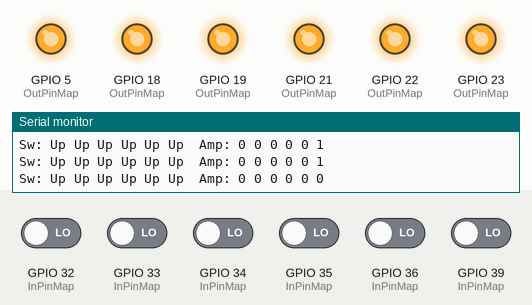
Recording of a sketch running on a simulated ESP32. Shown: output pins drawn as LEDs (lit = HIGH), the last lines printed to the serial monitor. Inputs (shaded band) come from the test bench; at power-on: GPIO 32 (InPinMap), GPIO 33 (InPinMap), GPIO 34 (InPinMap), GPIO 35 (InPinMap), GPIO 36 (InPinMap), GPIO 39 (InPinMap) LOW.

Above: at 8.8 s.
8.9 s: GPIO 32 (InPinMap) driven HIGH
At 9.5 s:
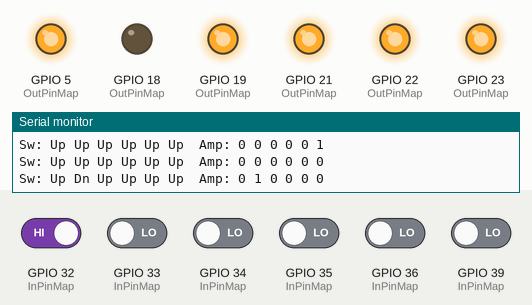
10.4 s: GPIO 33 (InPinMap) driven HIGH
At 10.7 s:
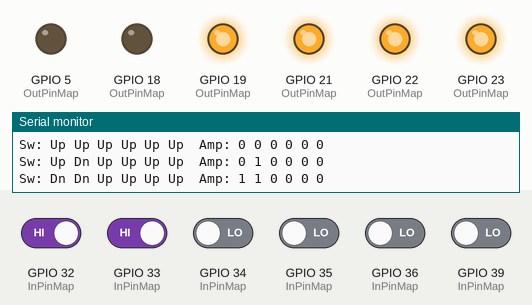
11.9 s: GPIO 34 (InPinMap) driven HIGH
At 13.0 s:
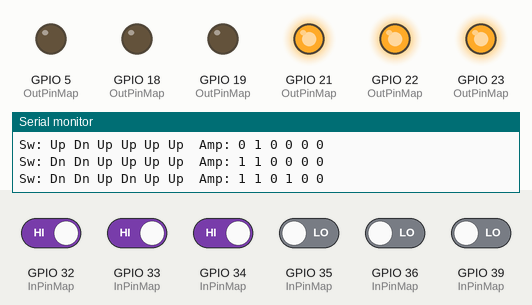
13.4 s: GPIO 35 (InPinMap) driven HIGH
At 14.1 s:
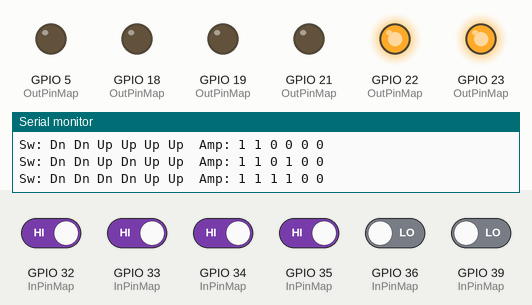
14.9 s: GPIO 36 (InPinMap) driven HIGH
At 15.3 s:
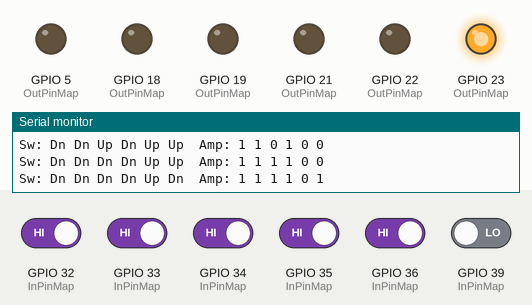
16.4 s: GPIO 39 (InPinMap) driven HIGH
At 17.6 s:
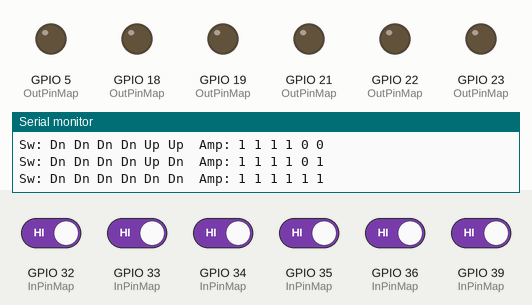
Timing chart, 0 to 18.9 s (numbered marks = the images above; inputs shaded):
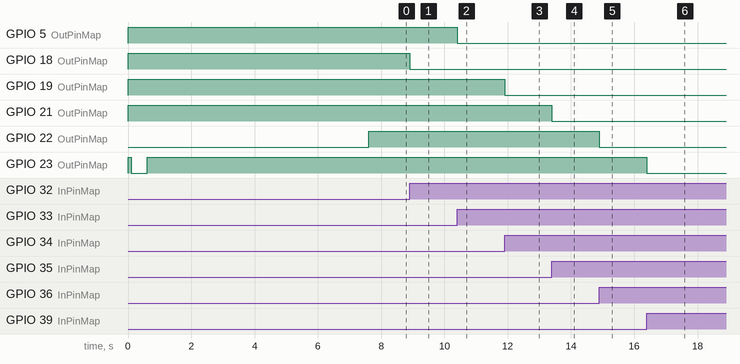

The sketch:

ESP32_Footswitches.ino
```cpp
// (licence header left out)
// Uses an ESP-32.
// Provides a 6-channel controller for my Roland Cube 40XL amp.
// This can replace three expensive BOSS FS-6 footswitches,
// which cost about $60-$70 each on Amazon, and need batteries.
// Because the ESP32 allows us to control the amp from software,
// it opens to possibilities for controllers via usb, wifi, or bluetooth
// e.g. keyboard input, automatic setup for each new song,
// gesture recognition to control the amp, or plain old footswitches!

#include "PedalSwitch.h"
#include "AmpControlLine.h"


#define numControls 6

String Names[numControls] = {"Lead", "Solo", "EFX", "Reverb", "LooperStart_alias_Delay", "LooperStop_alias_Tap"};
int OutPinMap[numControls] = { 5, 18, 21, 19, 23, 22 };
bool OutputsLatched[numControls] = { true, true, true, true, true, false };
bool InvertPolarity[numControls] = { false, false, false, false, false, true };
AmpControlLine outLines[numControls];

int InPinMap [numControls] = { 33, 32, 35, 34, 39, 36 };
PedalSwitch inLines[numControls];


void showStatus()
{ // For testing and debugging
  Serial.print("Sw: ");
  for (int i = 0; i < numControls; i++)
  {
    Serial.print(inLines[i].IsSwitchClosed ? "Dn " : "Up ");
  }
  Serial.print(" Amp: ");
  for (int i = 0; i < numControls; i++)
  {
    Serial.print(outLines[i].IsPulledDown ? "0 " : "1 ");
  }
  Serial.println();
}

void setup() {
  // put your setup code here, to run once:
  Serial.begin(115200);
  Serial.printf("\nPete's BossPedals101  V1.0 (%s %s)\n%s\n", __DATE__, __TIME__, __FILE__);
  for (int i = 0; i < numControls; i++)
  {
    inLines[i].Configure(InPinMap[i]);
    outLines[i].Configure(Names[i], OutPinMap[i], OutputsLatched[i], InvertPolarity[i]);
  }

  // Some special initialization for the Looper and Stop/Tap line to clear the looper memory:
  // Simulate holding down the switch for a few seconds.
  delay(100);
  // Record a short phrase
    outLines[4].SwitchGotClosed();  delay(500); outLines[4].SwitchGotClosed();
    delay(4000);
  showStatus();
  outLines[5].SwitchGotClosed();
  showStatus();
  delay(3000);
  outLines[5].SwitchGotOpened();

  showStatus();
}


void loop() {
  long timeNow = millis();
  bool gotBoardChange = false;
  for (int i = 0; i < numControls; i++) {
    int response = inLines[i].DidSwitchChange(timeNow);
    if (response != 0) {
      gotBoardChange = true;
      if (response == 1) {
        outLines[i].SwitchGotClosed();
      }
      else {
        outLines[i].SwitchGotOpened();
      }
    }
  }
  if (gotBoardChange) {
    showStatus();
  }
}
```

AmpControlLine.h
```cpp
#pragma once

// Pete Wentworth cspwcspw@gmail.com.  Sept 2019
// Released under Apache License 2.0

// Each object of this class represents a single control line (output)
// to my switchable functions on my Roland Cube 40XL amplifier.

// If your output stage has opto coupling, the signal is inverted, and
// the ESP32 logic is a bit different.  If you are directly connected
// then comment out this define.
#define OptoInverters

class AmpControlLine
{
  public:
    bool IsPulledDown;
    bool IsLatching;
    bool IsInverted;
    String Name;

  private:
    int pinToAmp;

    void pullLineDown()
    {
      // The amp puts a 3.3v pull-up on each control line.  A switch on
      // a pedalboard can ground the line to activate the function.


#ifdef OptoInverters
     pinMode(pinToAmp, OUTPUT);
     digitalWrite(pinToAmp, HIGH);  //The optoInverters invert the signal
#else
      // So our microcontroller never drives the output line HIGH. It
      // either "disconnects" itself (by making the gpio pin an input
      // without pullup or pulldown), or it makes the pin an output and pulls it LOW.

      // pull the line down to ground
      pinMode(pinToAmp, OUTPUT);
      digitalWrite(pinToAmp, LOW);
#endif
      IsPulledDown = true;
    }

    void letLineFloat()
    {

#ifdef OptoInverters
      digitalWrite(pinToAmp, LOW);  // Turns off LED. The output will float
#else
      // Don't pull this up or down, just let go of the line completely.
      // When the line is high-impedance, the amp will pull it high.
      pinMode(pinToAmp, INPUT);     // make the ESP32 line float.
#endif

      IsPulledDown = false;
    }

  public:

    AmpControlLine() { }

    void Configure(String lineName, int gpioPin, bool wantLatching, bool wantInvertedPolarity)
    {
      Name = lineName;
      pinToAmp = gpioPin;
      IsLatching = wantLatching;
      IsInverted = wantInvertedPolarity;
      if (IsInverted) {
        letLineFloat();
      }
      else {
        pullLineDown();  // Turn off lead / solo / efx / reverb / delay
      }
    }

    void SwitchGotClosed()
    {
      // A latching line toggles on every down event.
      // We need not bother about polarity - an extra button click will negate the state.
      if (IsLatching)
      {
        if (IsPulledDown)  {
          letLineFloat();
        }
        else {
          pullLineDown();
        }
        return;
      }

      // Deal with instaneous line
      if (IsInverted) {
        if (!IsPulledDown) return; // spurious event, we are already up.
        letLineFloat();
      }
      else {
        if (IsPulledDown) return; // spurious event, we are already down.
        pullLineDown();
      }
    }

    void SwitchGotOpened()
    {
      // A latching line ignores up events
      if (IsLatching) return;

      // Deal with instaneous line
      if (IsInverted) {
        if (IsPulledDown) return; // spurious event, we are already down.
        pullLineDown();
      }
      else
      {
        if (! IsPulledDown) return; // spurious event, we are already up.
        letLineFloat();
      }
    }

};
```

PedalSwitch.h
```cpp
#pragma once

// Pete Wentworth cspwcspw@gmail.com.  Sept 2019
// Released under Apache License 2.0

// Each object of this class tracks a single instantaneous / momentary switch on a pedal board

class PedalSwitch
{
  public:

    bool IsSwitchClosed;

  private:
    long mostRecentEventTime;
    const long debounceTime = 10;
    int pinFromPedalBoard;

public:

      PedalSwitch() {}

      void Configure(int gpioPinFromPedalBoard)
      {
        pinFromPedalBoard = gpioPinFromPedalBoard;
        pinMode(pinFromPedalBoard, INPUT);
        IsSwitchClosed = false;
      }

      // Returns 0: no events happened
      // Returns 1: switch transitioned down
      // Returns 2: switch transitioned up
      int DidSwitchChange(long timeNow)
      {
        if (timeNow - mostRecentEventTime < debounceTime) return 0;
        bool isPedalDown = digitalRead(pinFromPedalBoard);

        // Now we need to detect switch transitions, either to open or closed state
        if (isPedalDown == IsSwitchClosed) return 0;   // no change since last poll
        mostRecentEventTime = timeNow;
        IsSwitchClosed = isPedalDown;  // Remember the state to allow us to spot future transitions.
        if (isPedalDown) return 1;
        return 2;
      }
    };
```

Measured:
- after the input at 8.9 s, GPIO 18 (OutPinMap): HIGH → LOW at once
- after the input at 10.4 s, GPIO 5 (OutPinMap): HIGH → LOW at once
- after the input at 11.9 s, GPIO 19 (OutPinMap): HIGH → LOW at once
- after the input at 13.4 s, GPIO 21 (OutPinMap): HIGH → LOW at once
- after the input at 14.9 s, GPIO 22 (OutPinMap): HIGH → LOW at once
- after the input at 16.4 s, GPIO 23 (OutPinMap): HIGH → LOW at once
